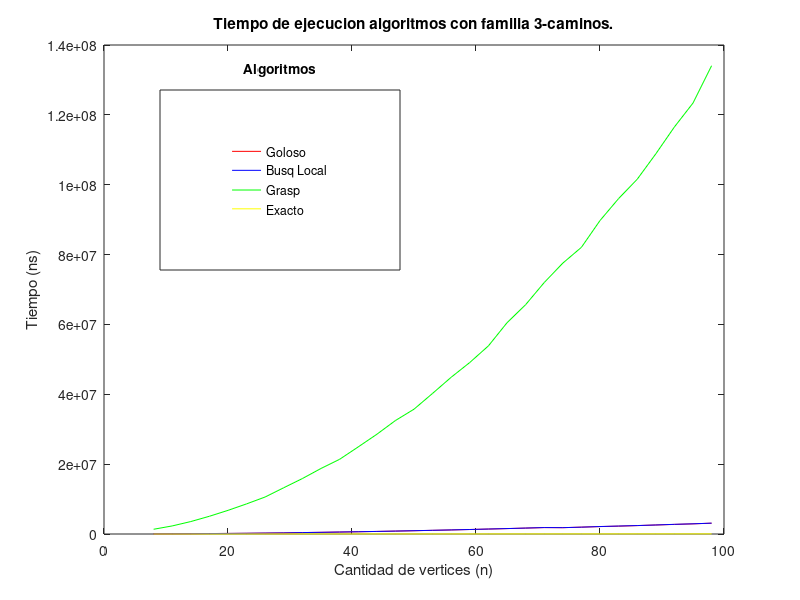
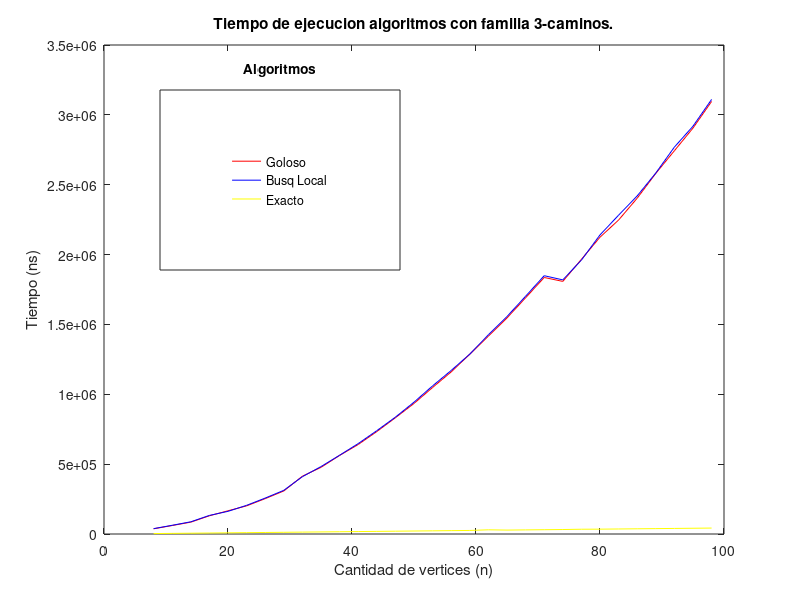

The MATLAB script that drew these images, in order: (Note: this script raises an error after producing the figures.)
close all;

datos_tiempo1 = [ 37207 60666 84852 130329 166198 201417 253141 308054 413661 477078 562325 640561 733167 832105 934285 1048832 1160245 1286838 1415801 1546400 1690690 1836067 1807970 1965958 2124337 2247341 2403676 2581319 2743244 2905480 3095968
 38408 62439 87436 133017 162161 205171 257146 312575 410292 482575 563710 647046 739541 836276 943522 1060256 1170540 1287677 1426101 1556762 1701669 1848738 1818900 1960298 2140684 2282067 2419974 2583722 2769369 2918939 3110381
 1357637 2310216 3563908 5077574 6769323 8623940 10601102 13253253 15876625 18763267 21383416 24930113 28542117 32479498 35733967 40261246 44880956 49107835 53853875 60476795 65646195 71984041 77549046 82072825 89742096 96034515 101559603 108834278 116533942 123381426 134072679
 3151 4454 5747 7050 8341 9657 10942 12246 13553 14868 16158 17517 18840 20151 21459 22750 24161 25432 30020 28041 29404 30720 32045 34167 34675 35950 37284 38571 39922 41209 42514];

datos_tiempo2 = [];
%%
 figure;
  plot(8:3:100, datos_tiempo1(1,:), 'r');
  hold on;
  plot(8:3:100, datos_tiempo1(2,:), 'b');
  plot(8:3:100, datos_tiempo1(3,:), 'g');
  plot(8:3:100, datos_tiempo1(4,:), 'y');
  title('Tiempo de ejecucion algoritmos con familia 3-caminos.');
  xlabel('Cantidad de vertices (n)');
  ylabel('Tiempo (ns)');
  hleg = legend({'Goloso', 'Busq Local','Grasp','Exacto'});
  set(hleg, 'Position', [0.2 0.55 0.3 0.3]);
  set(get(hleg,'Title'),'String','Algoritmos');
  saveas(gca, ['../graficos/todos_tiempo_3caminos.eps'],'epsc');
  
  
  figure;
  plot(8:3:100, datos_tiempo1(1,:), 'r');
  hold on;
  plot(8:3:100, datos_tiempo1(2,:), 'b');
  plot(8:3:100, datos_tiempo1(4,:), 'y');
  title('Tiempo de ejecucion algoritmos con familia 3-caminos.');
  xlabel('Cantidad de vertices (n)');
  ylabel('Tiempo (ns)');
  hleg = legend({'Goloso', 'Busq Local','Exacto'});
  set(hleg, 'Position', [0.2 0.55 0.3 0.3]);
  set(get(hleg,'Title'),'String','Algoritmos');
  saveas(gca, ['../graficos/todos_tiempo_3caminos_sinG.eps'],'epsc');
  
%%  
  figure;
  plot(datos_m_gol(:,1), datos_m_gol(:,2) / 10, 'r');
  hold on;
  plot(datos_m_dij(:,1), datos_m_dij(:,2), 'b');
  title('Tiempo de ejecucion algoritmo de busqueda local.');
  xlabel('Cantidad de vertices (n)');
  ylabel('Tiempo (ns)');
  hleg = legend({'Goloso / cant iteraciones', 'Dijkstra'});
  set(hleg, 'Position', [0.2 0.55 0.3 0.3]);
  set(get(hleg,'Title'),'String','Solucion inicial');
  saveas(gca, ['../graficos/busq_local_tiempo_divido10.eps'],'epsc');  
